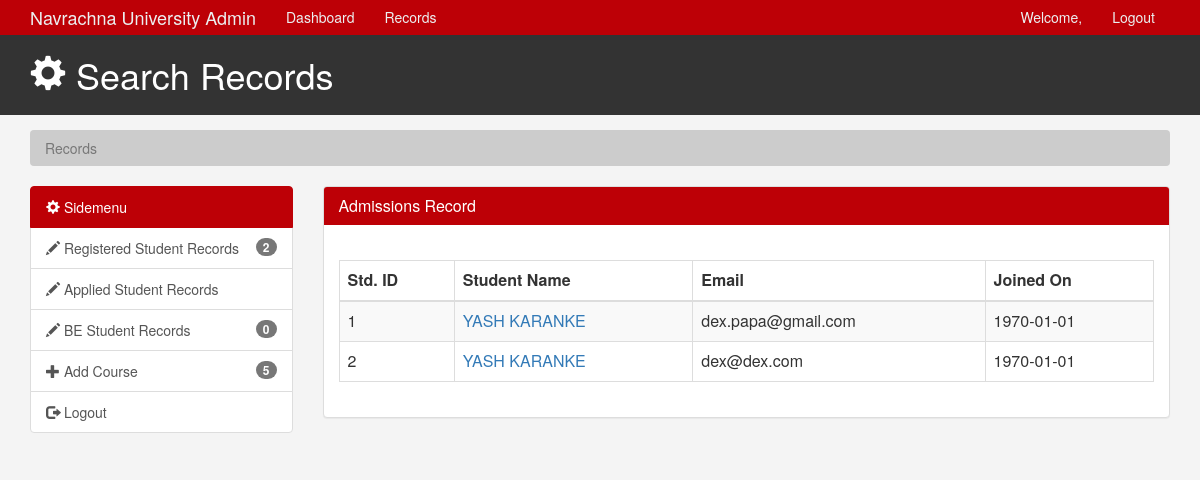
Page /admin/allRecords.php (signed in) on the earlier database version.
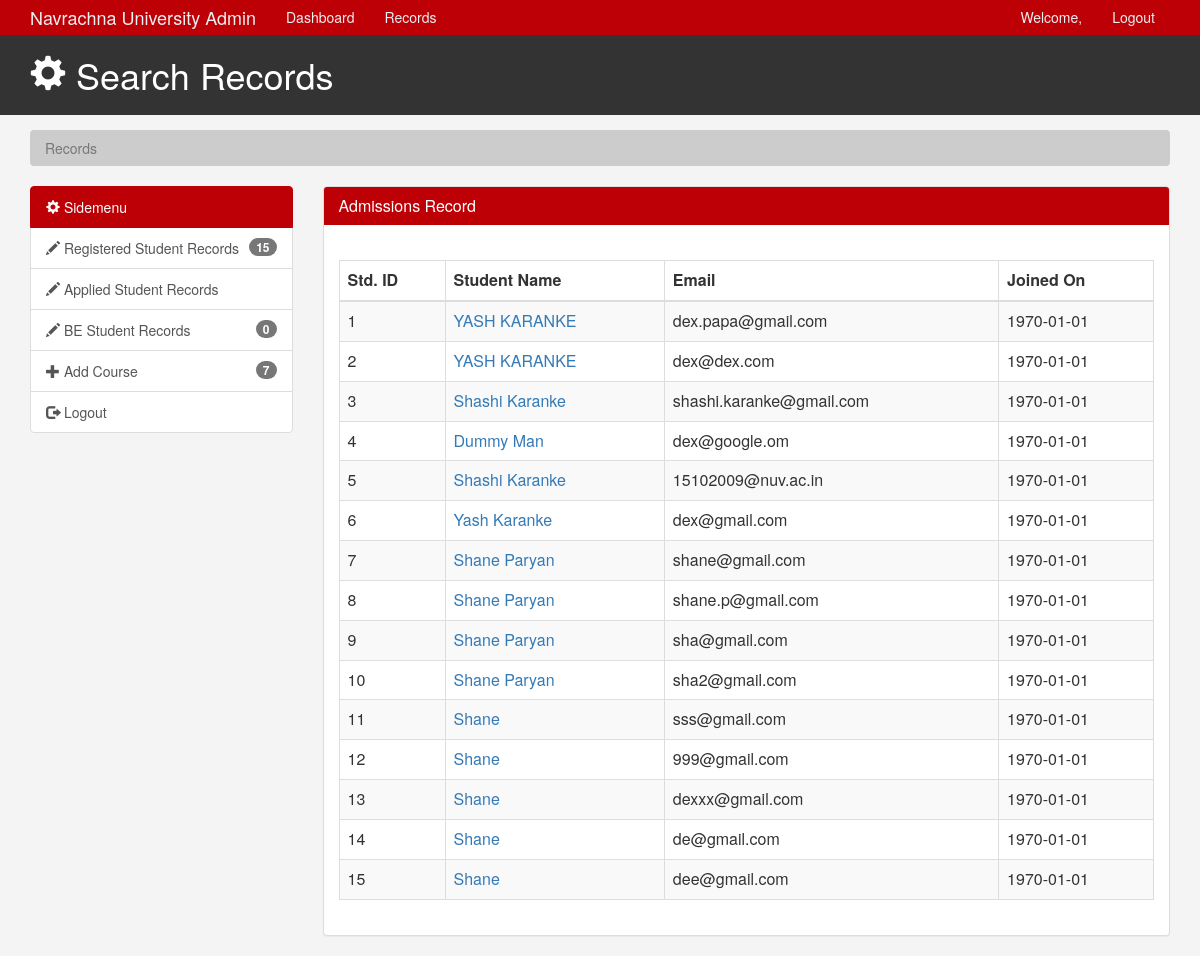
Same page on the later database version.
### tables this page shows
CREATE TABLE `student_data` (
  `ID` int(3) NOT NULL,
  `FULLNAME` varchar(70) DEFAULT NULL,
  `GENDER` varchar(8) DEFAULT NULL,
  `BGROUP` varchar(10) DEFAULT NULL,
  `ADDRESS` varchar(100) DEFAULT NULL,
  `CITY` varchar(20) DEFAULT NULL,
  `STATE` varchar(50) DEFAULT NULL,
  `ZIP` varchar(10) DEFAULT NULL,
  `PNUMBER` varchar(11) DEFAULT NULL,
  `EMAIL` varchar(60) DEFAULT NULL,
  `PASSWORD` varchar(100) DEFAULT NULL,
  `register_date` datetime DEFAULT NULL,
  `dob` varchar(10) DEFAULT NULL,
  `profile_image` varchar(100) DEFAULT NULL,
  `isActive` tinyint(1) DEFAULT NULL
);

### admin/allRecords.php (the view, shortened to what this page needs)
<?php
    if(isset($_SESSION['email']))
    {
    ?>
    <html lang="en">
    <head>
        <link href="css/bootstrap.min.css" rel="stylesheet">
        <link href="css/style.css" rel="stylesheet">
        <link rel="stylesheet" href="//code.jquery.com/ui/1.12.1/themes/base/jquery-ui.css">
        <link rel="stylesheet" type="text/css" href="https://cdn.datatables.net/1.10.16/css/jquery.dataTables.min.css">
        <link rel="stylesheet" type="text/css" href="https://cdn.datatables.net/buttons/1.4.2/css/buttons.dataTables.min.css">
        <link rel="stylesheet" href="https://cdnjs.cloudflare.com/ajax/libs/font-awesome/4.7.0/css/font-awesome.min.css">
    </head>
    <body>
        <?php include'adminMenu.php' ?>
        <header id="header">
            <div class="container">
                <div class="row">
                    <div class="col-md-10">
                        <h1><span class="glyphicon glyphicon-cog" aria-hidden="true"></span> Search Records </h1>
                    </div>
                </div>
            </div>
        </header>
        <section id="breadcrumb">
            <div class="container">
                <ol class="breadcrumb">
                    <li class="active">Records</li>
                </ol>
            </div>
        </section>
        <?php include 'side-menu.php' ?>
        <div class="col-md-9">
            <div class="panel panel-default">
                <div class="panel-heading main-color-bg">
                    <h3 class="panel-title">Admissions Record</h3>
                </div>
                <div class="panel-body">
                    <br/>
                    <table id="record" class="table table-striped table-hover table-bordered">
                        <thead>
                            <tr>
                                <th>Std. ID</th>
                                <th>Student Name</th>
                                <th>Email</th>
                                <th>Joined On</th>
                            </tr>
                        </thead>
                        <?php
                $mysqli = mysqli_connect($databaseHost,$databaseUsername,$databasePassword,$databaseName);
                  $query = "select * from student_data";
                  $result = mysqli_query($mysqli,$query);
                  while($addrow = mysqli_fetch_array($result)){
                    $newDate = date('Y-m-d',strtotime($addrow[4]));
                    echo "<tr>";
                    echo "<td>$addrow[0]</td>";
                    echo "<td><a href='view.php?id=$addrow[0]' target='_blank'>" .$addrow[1] . "</a></td>";
                    echo "<td>$addrow[9]</td>";
                    echo "<td>$newDate</td>";
                    echo "</tr>";
                  }
            ?>
                    </table>
                </div>
            </div>
        </div>
        </div>
        </div>
        </section>
        <?php
  }
else{
?>
            <?php header("Location: ../admin/");
}
?>

### admin/adminMenu.php (shortened to what this page needs)
  <nav class="navbar navbar-default">
  <div class="container">
    <div class="navbar-header">
      <a class="navbar-brand" href="admin.php">Navrachna University Admin</a>
    </div>
    <div id="navbar" class="collapse navbar-collapse">
      <ul class="nav navbar-nav">
        <li><a href="admin.php">Dashboard</a></li>
        <li><a href="records.php">Records</a></li>
      </ul>
      <ul class="nav navbar-nav navbar-right">
        <li><a href="#">Welcome, <?php echo $details[1];?> </a></li>
        <li><a href="logout.php">Logout</a></li>
      </ul>
    </div>
  </div>
</nav>

### admin/side-menu.php (shortened to what this page needs)
<?php
	if(isset($_SESSION['email']))
	{
        include 'variables.php';
        $mysqli = new mysqli($databaseHost,$databaseUsername,$databasePassword,$databaseName);
        $query = "SELECT count(*) FROM student_data";
        $q2 = "SELECT count(*) FROM courses";
        $q3 ="SELECT count(*) from education_information_be";
        $result = $mysqli->query($query) or die($mysqli->error);
		if($result->num_rows > 0)
		{
			while($row = $result->fetch_assoc())
			{
				foreach($row as $val)
				{
                }
            }
        }
        $result2 = $mysqli->query($q2) or die($mysqli->error);
        if($result2->num_rows > 0)
		{
			while($row2 = $result2->fetch_assoc())
			{
				foreach($row2 as $val2)
				{
                }
            }
        }
        $result3 = $mysqli->query($q3) or die($mysqli->error);
        if($result3->num_rows > 0)
		{
			while($row3 = $result3->fetch_assoc())
			{
				foreach($row3 as $val3)
				{
                }
            }
        }
        $result3 = $mysqli->query($q3) or die($mysqli->error);
        if($result3->num_rows > 0)
		{
			while($row3 = $result3->fetch_assoc())
			{
				foreach($row3 as $val3)
				{
                }
            }
        }
	}
?>
<section id="main">
<div class="container">
<div class="row">
<div class="col-md-3">
    <div class="list-group">
        <a href="admin.php" class="list-group-item active main-color-bg">
        <span class="glyphicon glyphicon-cog" aria-hidden="true"></span> Sidemenu</a>
        <a href="allrecords.php" class="list-group-item"><span class="glyphicon glyphicon-pencil" aria-hidden="true"></span> Registered Student Records <span class="badge"><?php echo $val;?></span></a>
        <a href="records.php" class="list-group-item"><span class="glyphicon glyphicon-pencil" aria-hidden="true"></span> Applied Student Records <span class="badge"></span></a>
        <a href="be_records.php" class="list-group-item"><span class="glyphicon glyphicon-pencil" aria-hidden="true"></span> BE Student Records <span class="badge"><?php echo $val3;?></span></a>
         <a href="addCourse.php" class="list-group-item"><span class="glyphicon glyphicon-plus" aria-hidden="true"></span> Add Course <span class="badge"><?php echo $val2;?> </span></a>
         <a href="logout.php" class="list-group-item"><span class="glyphicon glyphicon-log-out" aria-hidden="true"></span> Logout <span class="badge"</span></a>
    </div>
</div>

### admin/css/style.css (style rules this page uses)
body { background:#f4f4f4; }
.navbar { min-height: 33px !important; margin-bottom:0; border-radius:0; }
.navbar-nav > li > a, .navbar-brand { padding-top:6px !important; padding-bottom:0 !important; height: 33px; }
.navbar-default { background-color: #BD0006; border-color: #BD0006; }
.navbar-default .navbar-brand { color: #ecf0f1; }
.navbar-default .navbar-nav > li > a { color: #ecf0f1; }
.navbar-default .navbar-collapse, .navbar-default .navbar-form { border-color: #ecf0f1; }
.main-color-bg { background-color: #BD0006 !important; border-color: #BD0006 !important; color:#ffffff !important; }
#header { background:#333333; color:#ffffff; padding-bottom: 10px; margin-bottom: 15px; }
.breadcrumb { background:#cccccc; color:#333333; }

Differences in the rows shown:
added student_data: ID "3", FULLNAME "Shashi Karanke", EMAIL "shashi.karanke@gmail.com", ADDRESS "1970-01-01"
added student_data: ID "4", FULLNAME "Dummy Man", EMAIL "dex@google.om", ADDRESS "1970-01-01"
added student_data: ID "5", FULLNAME "Shashi Karanke", EMAIL "15102009@nuv.ac.in", ADDRESS "1970-01-01"
added student_data: ID "6", FULLNAME "Yash Karanke", EMAIL "dex@gmail.com", ADDRESS "1970-01-01"
added student_data: ID "7", FULLNAME "Shane Paryan", EMAIL "shane@gmail.com", ADDRESS "1970-01-01"
added student_data: ID "8", FULLNAME "Shane Paryan", EMAIL "shane.p@gmail.com", ADDRESS "1970-01-01"
added student_data: ID "9", FULLNAME "Shane Paryan", EMAIL "sha@gmail.com", ADDRESS "1970-01-01"
added student_data: ID "10", FULLNAME "Shane Paryan", EMAIL "sha2@gmail.com", ADDRESS "1970-01-01"
added student_data: ID "11", FULLNAME "Shane", EMAIL "sss@gmail.com", ADDRESS "1970-01-01"
added student_data: ID "12", FULLNAME "Shane", EMAIL "999@gmail.com", ADDRESS "1970-01-01"
added student_data: ID "13", FULLNAME "Shane", EMAIL "dexxx@gmail.com", ADDRESS "1970-01-01"
added student_data: ID "14", FULLNAME "Shane", EMAIL "de@gmail.com", ADDRESS "1970-01-01"
added student_data: ID "15", FULLNAME "Shane", EMAIL "dee@gmail.com", ADDRESS "1970-01-01"
Other differences:
$val: "2" → "15"
$val2: "5" → "7"
